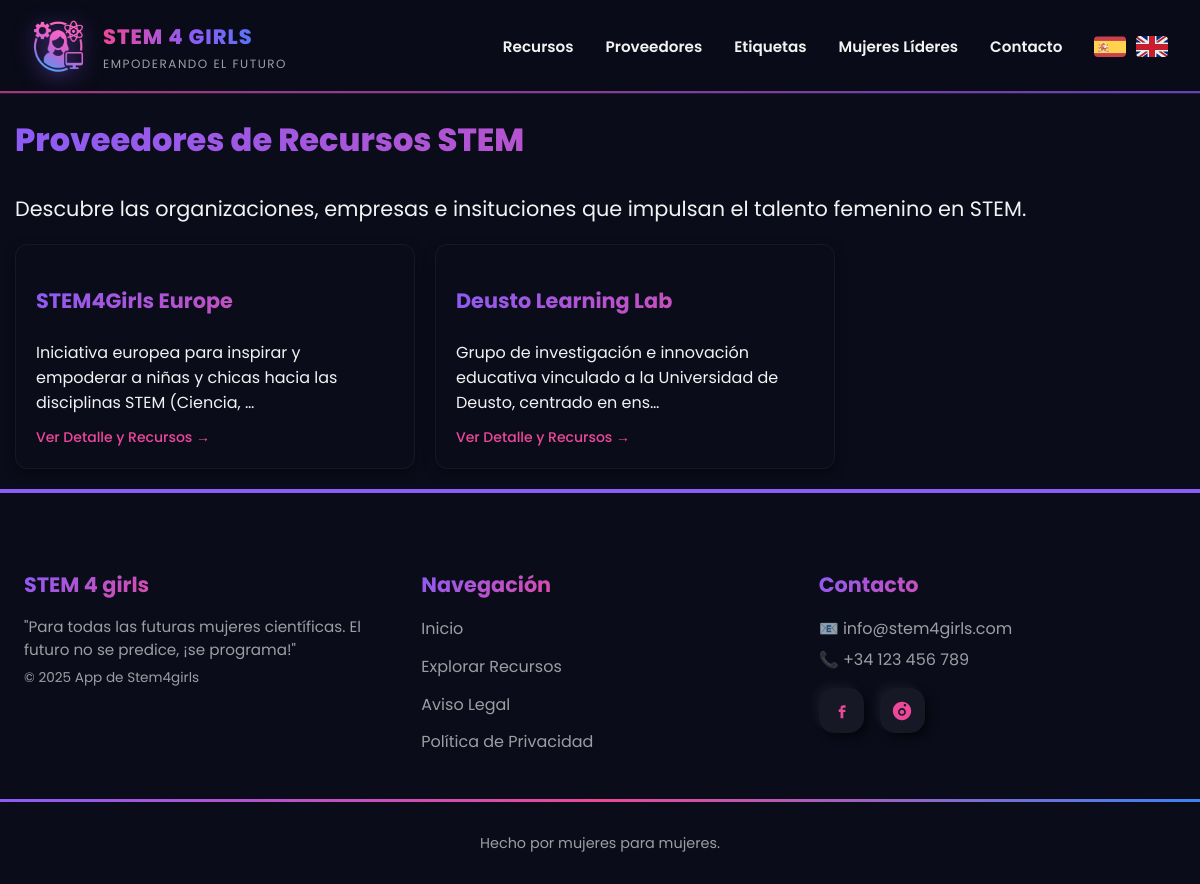
/proveedores/, run on an earlier commit of the app's database.
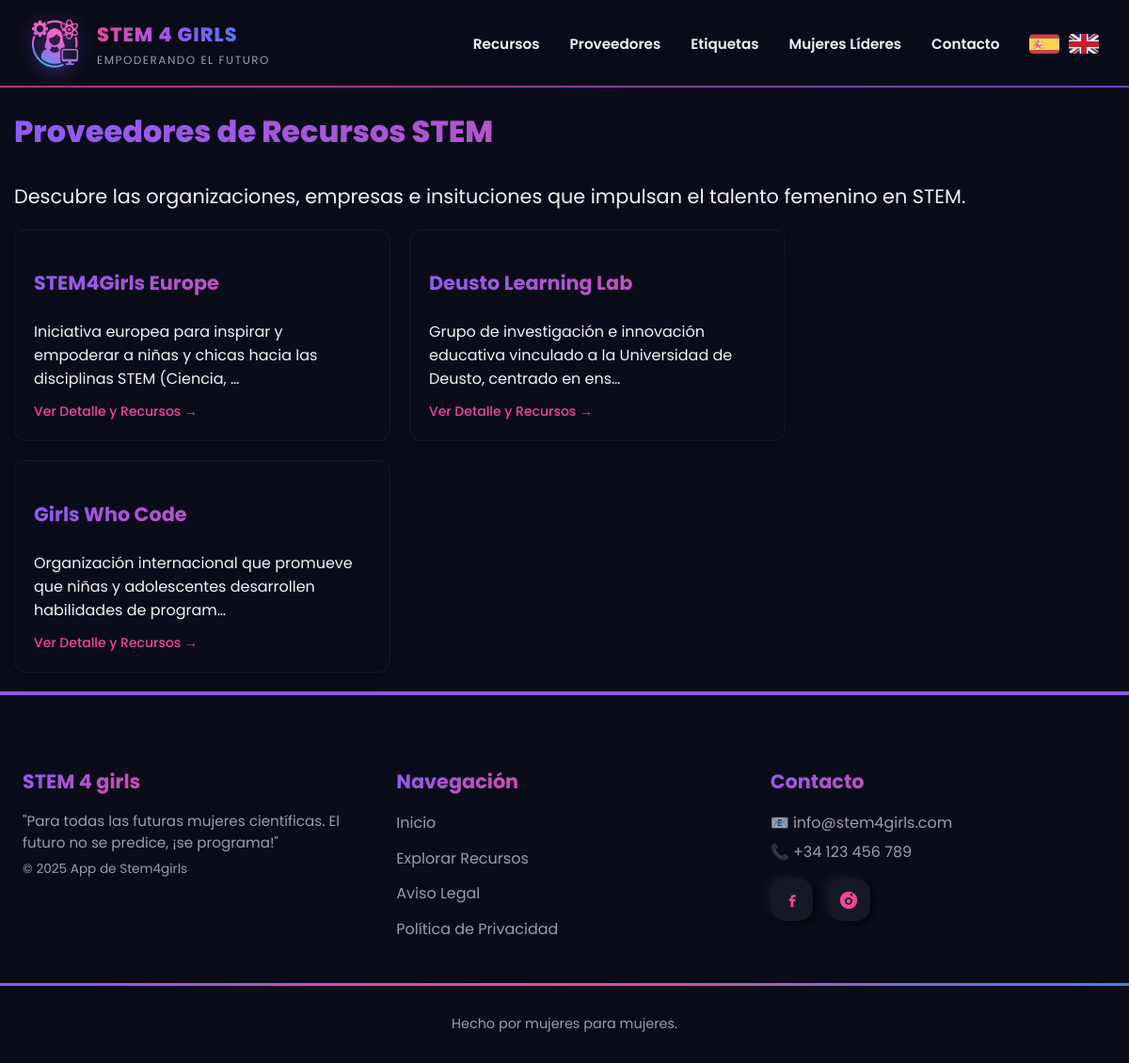
And on a later commit of the database.
### appstem4girls/models.py (models this page shows, shortened)
class Proveedor(models.Model):
    nombre = models.CharField(max_length=100)
    descripcion = models.TextField()
    ciudad = models.CharField(max_length=150, blank=True)
    direccion = models.CharField(max_length=200, blank=True)
    telefono = models.CharField(max_length=20, blank=True)
    email = models.EmailField(blank=True)
    web = models.URLField(blank=True, null=True)

### appstem4girls/views.py (the view)
# urls.py: path('proveedores/', views.lista_proveedores, name='lista_proveedores'),
def lista_proveedores(request):
    proveedores = get_list_or_404(Proveedor)
    return render(request, 'lista_proveedores.html', {'proveedores': proveedores})

### appstem4girls/templates/lista_proveedores.html (shortened to what this page needs)
{% extends "base.html" %}
{% load static%}
{% load i18n %}
{% block extra_css %}
<link rel="stylesheet" href="{% static 'css/proveedores.css' %}">
{% endblock %}
{% block contenido %}
<div class="lp">
    <div class="lp-info">
        <h1>{% trans "Proveedores de Recursos STEM" %}</h1>
        <p>{% trans "Descubre las organizaciones, empresas e insituciones que impulsan el talento femenino en STEM." %}</p>
    </div>
    <div class="prov-contenedor">
        {% if proveedores %}
            {% for proveedor in proveedores %}
                <div class="prov-tarjeta">
                    <h3 class="prov-nombre">
                        <a href="{% url 'detalle_proveedor' proveedor.id %}">{{ proveedor.nombre }}</a>
                    </h3>
                    <p class="prov-descripcion">{{ proveedor.descripcion|truncatechars:100 }}</p>
                    <a href="{% url 'detalle_proveedor' proveedor.id %}" class="prov-detalle">{% trans "Ver Detalle y Recursos &rarr;" %}</a>
                </div>
            {% endfor %}
        {% else %}
            <p>{% trans "Todavía no hay proveedores registrados." %}</p>
        {% endif%}
    </div>
</div>
{% endblock %}

What changed in the data, as far as the page shows it:
added Proveedor: nombre "Girls Who Code", descripcion "Organización internacional que promueve que niñas y adolescentes desarrollen habilidades de program…"
